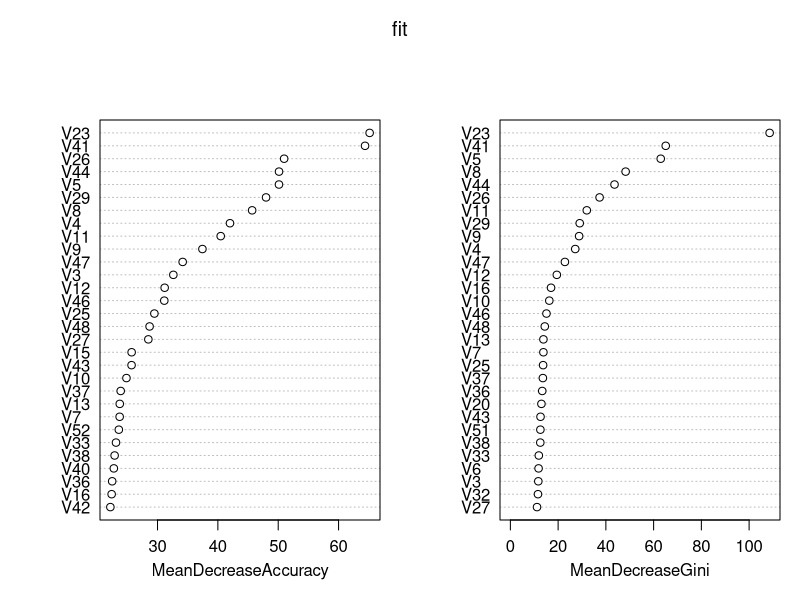

This chart was generated by the following R code: (Note: this script raises an error after producing the figure.)
## ---- chunk 1
install.packages('randomForest')
library(randomForest)
install.packages('caret')
install.packages('e1071')
library(caret)
library(e1071)
## ---- chunk 2
features <- read.csv('../data/feature_HOG.csv')
features <- features[,-1]
labels_set <- read.csv('../data/training_set/label_train.csv')
labels <- labels_set[,2]
dataset <- cbind(labels,features)
## ---- chunk 3
#-----------------------train and test--------------------------
set.seed(123)
values <- seq(1,3000)
id <- sample(values,1500,replace = FALSE)
train_id <- id
test_id <- setdiff(values,train_id)
train <- dataset[train_id,]
test <- dataset[test_id,]
train_labels <- train[,1]
train_features <- train[,2:ncol(train)]
test_labels <- test[,1]
test_features <- test[,2:ncol(test)]

#-----------------------Random Forest--------------------------

fit <- randomForest(as.factor(train_labels) ~ .,
                    data = train_features, mtry = 20,
                      importance=TRUE, 
                      ntree=2000)

varImpPlot(fit) # Help us to understand what variables were important
imp <- as.data.frame(sort(importance(fit)[,1],decreasing = TRUE),optional = T)
names(imp) <- "% Inc MSE"
imp
Prediction <- predict(fit, test_features)
Accuracy <- sum(Prediction == test_labels)/length(test_labels)

#--------------Caret Package for Tuning Parameters-------------
#----------------Two Parameters: mtry & ntree------------------

customRF <- list(type = "Classification", library = "randomForest", loop = NULL)
customRF$parameters <- data.frame(parameter = c("mtry", "ntree"), class = rep("numeric", 2), label = c("mtry", "ntree"))
customRF$grid <- function(x, y, len = NULL, search = "grid") {}
customRF$fit <- function(x, y, wts, param, lev, last, weights, classProbs, ...) {
  randomForest(x, y, mtry = param$mtry, ntree=param$ntree, ...)
}
customRF$predict <- function(modelFit, newdata, preProc = NULL, submodels = NULL)
   predict(modelFit, newdata)
customRF$prob <- function(modelFit, newdata, preProc = NULL, submodels = NULL)
   predict(modelFit, newdata, type = "prob")
customRF$sort <- function(x) x[order(x[,1]),]
customRF$levels <- function(x) x$classes

control <- trainControl(method="repeatedcv", number=5, repeats=2)
tunegrid <- expand.grid(.mtry=c(5:15), .ntree=c(1000, 1500, 2000, 2500))
set.seed(seed)
custom <- train(as.factor(labels)~., data=dataset, method=customRF, metric=metric, tuneGrid=tunegrid, trControl=control)
summary(custom)
plot(custom)
